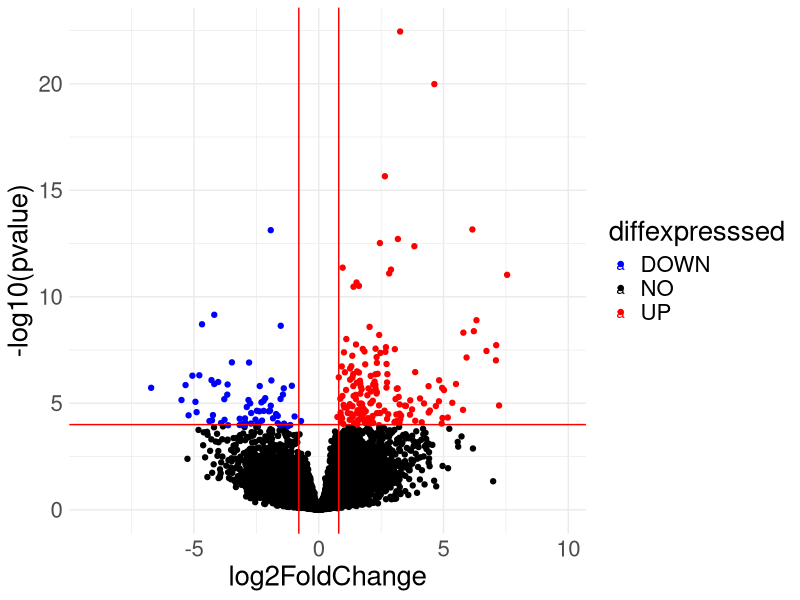
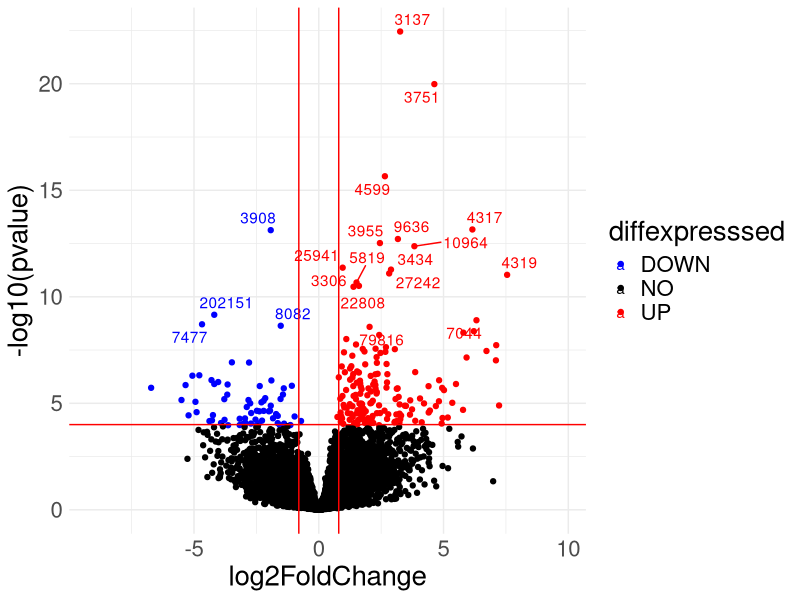

The R script that drew these images, in order:
library(ggplot2)
library(ggrepel)
library(dplyr)


# load data
deseq_deg <- read.csv("Data/deseq_result.all.tsv", sep = '\t')
head(deseq_deg)
colnames(deseq_deg)

# create a column
deseq_deg$diffexpresssed <- "NO"

# set up condition for up and downregulated gene
deseq_deg$diffexpresssed[deseq_deg$log2FoldChange>0.58 & deseq_deg$padj<0.01] <- "UP"
deseq_deg$diffexpresssed[deseq_deg$log2FoldChange<0.58 & deseq_deg$padj<0.01] <- "DOWN"
head(deseq_deg)

# create a new column
deseq_deg$delabel <- NA

# creating volcano plot
ggplot(data = deseq_deg, aes(x = log2FoldChange, y = -log10(pvalue), col = diffexpresssed, label = delabel))+
  geom_point()+
  theme_minimal()+
  geom_text_repel()+
  scale_color_manual(values = c('blue','black','red'))+
  geom_vline(xintercept = c(-0.8,0.8), col = 'red')+
  geom_hline(yintercept = -log10(0.0001), col = 'red')+
  theme(text = element_text(size = 20))


# sort top genes
# Sort by p-value
deseq_deg <- deseq_deg[order(deseq_deg$pvalue), ]
# Take top 20 with non-NA gene names
top_genes <- head(deseq_deg[!is.na(deseq_deg$Gene), ], 20)

# Label only top genes
deseq_deg$delabel[deseq_deg$Gene %in% top_genes$Gene] <- top_genes$Gene



ggplot(data = deseq_deg, aes(x = log2FoldChange, y = -log10(pvalue), 
                             col = diffexpresssed, label = delabel)) +
  geom_point() +
  geom_text_repel(na.rm = TRUE, max.overlaps = 100) + # removes NA labels safely
  scale_color_manual(values = c('blue', 'black', 'red')) +
  geom_vline(xintercept = c(-0.8, 0.8), col = 'red') +
  geom_hline(yintercept = -log10(0.0001), col = 'red') +
  theme_minimal() +
  theme(text = element_text(size = 20))








